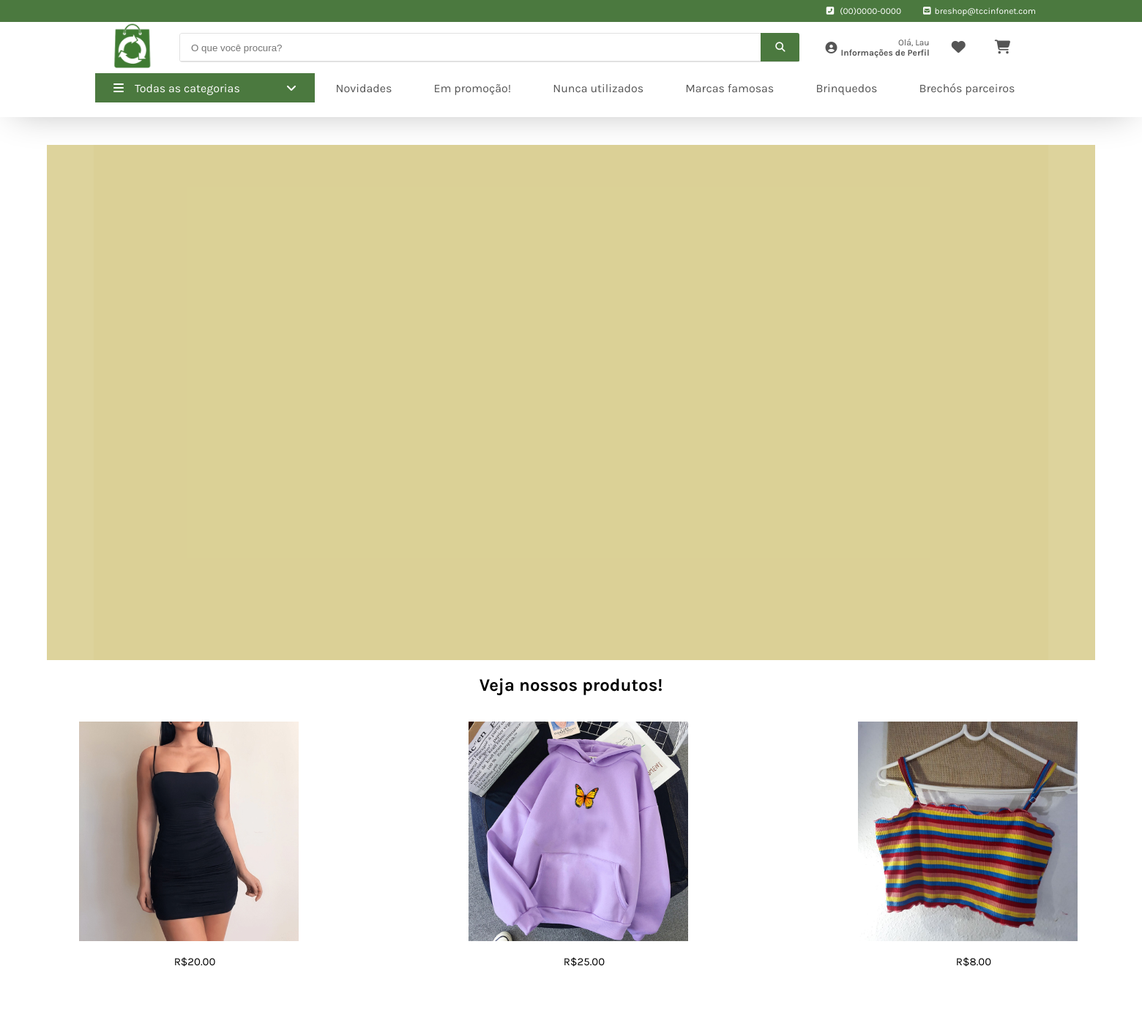
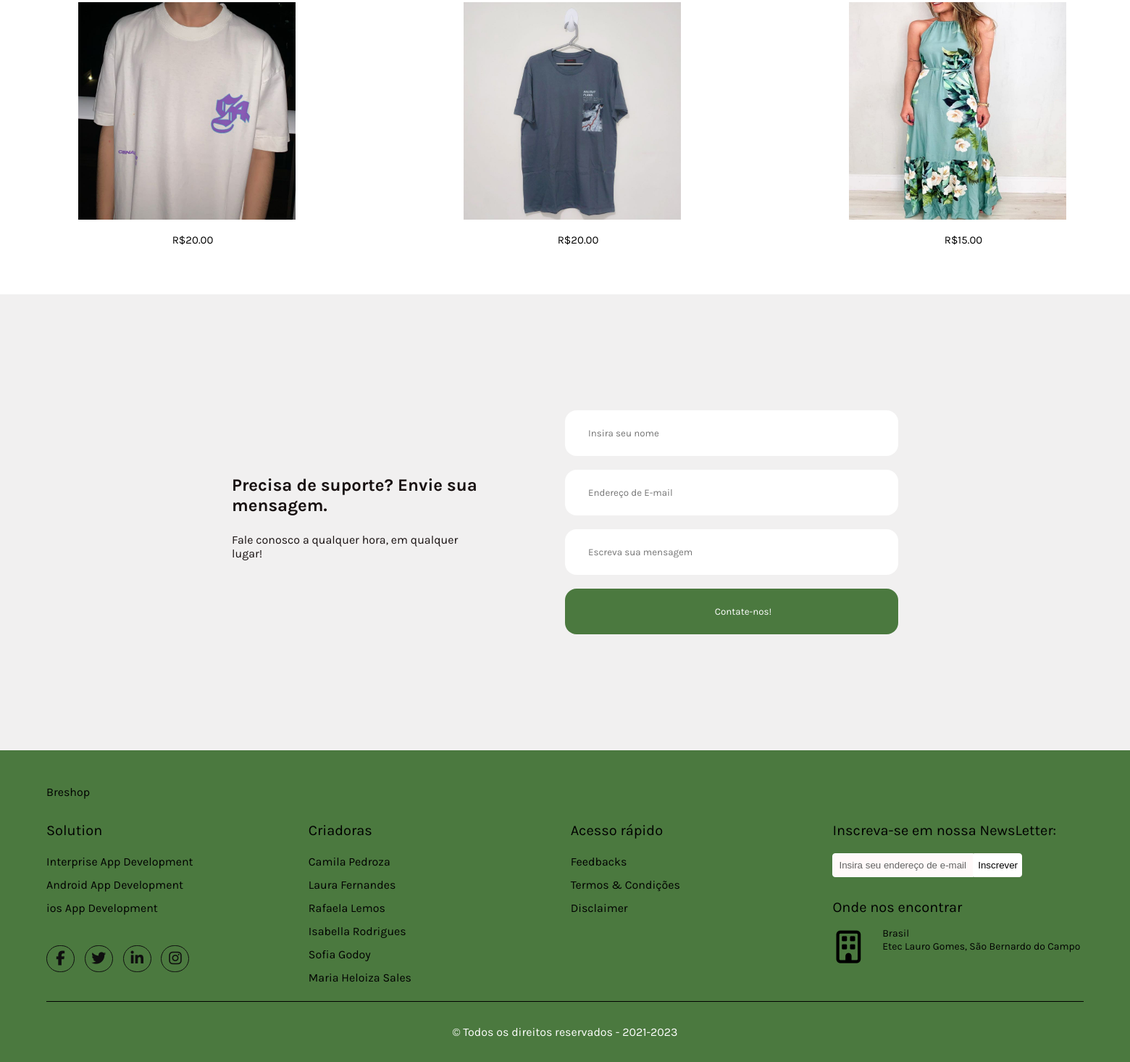
/index/clientes/index.php (signed in), run on the app's committed database (2 pictures, top to bottom).
### tables this page shows
CREATE TABLE IF NOT EXISTS `clientes` (
  `idcliente` int(11) NOT NULL AUTO_INCREMENT,
  `idusuario` int(11) NOT NULL,
  `nome_cliente` varchar(60) NOT NULL,
  `cpf_cliente` char(14) NOT NULL,
  `fone_cliente` char(16) NOT NULL,
  `dta_cadastro_cliente` datetime NOT NULL,
  `foto_perfil` varchar(40) NOT NULL,
  `foto_header` varchar(40) NOT NULL,
  `biografia` varchar(100) NOT NULL,
  PRIMARY KEY (`idcliente`)
);

CREATE TABLE IF NOT EXISTS `produtos` (
  `idproduto` int(11) NOT NULL AUTO_INCREMENT,
  `idcategoria` int(11) NOT NULL,
  `idbrecho` int(11) NOT NULL,
  `nome_produto` varchar(45) NOT NULL,
  `desc_produto` text NOT NULL,
  `valor_prod` decimal(7,2) NOT NULL,
  `status_produto` varchar(40) NOT NULL,
  `sub_categoria` varchar(40) NOT NULL,
  `id_marca` int(11) NOT NULL,
  `img_prod` varchar(40) NOT NULL,
  PRIMARY KEY (`idproduto`),
  UNIQUE KEY `idproduto_UNIQUE` (`idproduto`)
);

### index/clientes/index.php (the view, shortened to what this page needs)
<?php
include "conexao.php";
$login=$_SESSION['idusuario'];
mysqli_query($con,"SET NAMES 'utf8'");
mysqli_query($con,'SET character_set_connection=utf8');
mysqli_query($con,'SET character_set_client=utf8');
mysqli_query($con,'SET character_set_results=utf8');
$comandoprod="SELECT * FROM produtos LIMIT 6";
$resulta = mysqli_query($con,$comandoprod);
$nome = mysqli_query($con,"select * from clientes where idusuario='$login'");
while ($n = mysqli_fetch_array($nome)){
$nomeusu = $n[2];
};
?>
<!DOCTYPE html>
<html lang="en">
<head>
        <link href='https://unpkg.com/boxicons@2.1.4/css/boxicons.min.css' rel='stylesheet'>
        <link rel="stylesheet" href="https://cdnjs.cloudflare.com/ajax/libs/Glide.js/3.6.0/css/glide.theme.css">
        <link rel="stylesheet" href="https://cdnjs.cloudflare.com/ajax/libs/Glide.js/3.6.0/css/glide.core.css">
        <link rel="stylesheet" href="css/styles.css" >
        <link rel="stylesheet" href="https://cdn.jsdelivr.net/npm/bootstrap-icons@1.8.1/font/bootstrap-icons.css">
</head>
<body>
<header>
  <div class="header-content-top">
  <div class="content">
  <span><i class="fas fa-phone-square-alt"></i> (00)0000-0000</span>
  <span><i class="fas fa-envelope-square"></i>breshop@tccinfonet.com</span>
  </div>
  </div>
  <div class="container">
    <strong class="logo"><img src="http://localhost/oficial/img/logo1.png" style="height: 70px; width: 70px;"></strong>
    <label class="open-search" for="open-search">
    <div class="search">
    <form enctype="multipart/form-data" action="<?php $_SERVER['PHP_SELF'] ?>" method="POST">
    <input type="text" name="txtnome" placeholder="O que você procura?" class="input-search"/>
    <button type="submit" class="button-search"><i class="fas fa-search"></i></button>
    </div>
    </label>
    <nav class="nav-content">
    <ul class="nav-content-list">
    <li class="nav-content-item account-login">
    <label class="open-menu-login-account" for="open-menu-login-account">
    <i class="fas fa-user-circle"></i><span class="login-text">Olá, <?php echo $nomeusu;?>
    <strong>Informações de Perfil</strong></span> <span class="item-arrow"></span>
    </label>
    </ul>
    <li class="nav-content-item"><a class="nav-content-link" href="favoritos.php"><i class="fas fa-heart"></i></a></li>
    <li class="nav-content-item"><a class="nav-content-link" href="vercarrinho.php"><i class="fas fa-shopping-cart"></i></a></li>
    </nav>
    </div>
  <div class="nav-container">
    <nav class="all-category-nav">
      <label class="open-menu-all" for="open-menu-all">
        <span class="all-navigator"><i class="fas fa-bars"></i> <span>Todas as categorias</span> <i class="fas fa-angle-down"></i>
        </span>
      </label>
    </nav>
    <nav class="featured-category">
      <ul class="nav-row">
        <li class="nav-row-list"><a href="" class="nav-row-list-link">Novidades</a></li>
        <li class="nav-row-list"><a href="" class="nav-row-list-link">Em promoção!</a></li>
        <li class="nav-row-list"><a href="" class="nav-row-list-link">Nunca utilizados</a></li>
        <li class="nav-row-list"><a href="" class="nav-row-list-link">Marcas famosas</a></li>
        <li class="nav-row-list"><a href="" class="nav-row-list-link">Brinquedos</a></li>
        <li class="nav-row-list"><a href="" class="nav-row-list-link">Brechós parceiros</a></li>
      </ul>
    </nav>
  </div>
  </header>
  <div id="resultado">
  <br><br>
  <div class="hero">
  <div class="glide" id="glide_1">
  <div class="glide__track" data-glide-el="track">
  <ul class="glide__slides">
  <li class="glide__slide">
  <div class="center">
  </div>
  </li>
  <li class="glide__slide">
   <div class="center">
   </div>
   </li>
   </ul>
   </div>
   </div>
   </div>
<div class="products">
<h2 style="text-align: center;">Veja nossos produtos!</h2>
<?php
echo "<table class='vitrine-prods'>";
echo "<tr>";
$cont=0;
while ($registro = mysqli_fetch_array($resulta))
{$cont++;
if ($cont>3)
{ echo "</tr>";
echo "<tr>";
$cont=1;
}
echo "<td>";
echo "<form name=fox action=detalheprod.php  method=POST>";
echo "<div class='row'>";
echo "<div class='col-4'>";
echo "<button type=submit style='all:unset; cursor:pointer; outline:revert;'>";
echo "<img src= http://localhost/oficial/img/$registro[9] style='width:300px; height:300px'> <br>";
echo "</button> <br>";
echo "<p> R$"; print($registro[5]); echo"</p>";
echo "</div>";
echo "</div>";
echo "</form>";}
?>
</table>
</div>
<section class="section contact">
<div class="row">
<div class="col">
<h2> Precisa de suporte? Envie sua mensagem.</h2>
<p>Fale conosco a qualquer hora, em qualquer lugar!</p>
 </div>
<div class="col">
<form action="phpcontato.php" method="post">
<input type="text" placeholder="Insira seu nome" name="nomeID"> <br><br>
<input type="email" placeholder="Endereço de E-mail" name="emailID"> <br><br>
<input type="text-box" placeholder="Escreva sua mensagem" name="msg"> <br><br>
<input type="submit" class="btn btn-1" value="Contate-nos!">
</div>
</div>
</div>
<footer>
       <div>
            <span class="logo">Breshop</span>
       </div>
       <div class="row">
            <div class="col-3">
                <span class="footer-cat">Solution</span>
                <ul class="footer-cat-links">
                    <li><a href=""><span>Interprise App Development</span></a></li>
                    <li><a href=""><span>Android App Development</span></a></li>
                    <li><a href=""><span>ios App Development</span></a></li>
                </ul>
            </div>
            <div class="col-3">
                <span class="footer-cat">Criadoras</span>
                <ul class="footer-cat-links">
                    <li><a href="https://www.instagram.com/camspedroza/"><span>Camila Pedroza</span></a></li>
                    <li><a href="https://www.instagram.com/llfernandesb/"><span>Laura Fernandes</span></a></li>
                    <li><a href="https://www.instagram.com/rafafranlemos/"><span>Rafaela Lemos</span></a></li>
                    <li><a href="https://www.instagram.com/bellarodguez/"><span>Isabella Rodrigues</span></a></li>
                    <li><a href="https://www.instagram.com/godoysofis/"><span>Sofia Godoy</span></a></li>
                    <li><a href="https://www.instagram.com/mariaheloizasc/"><span>Maria Heloiza Sales</span></a></li>
                </ul>
            </div>
            <div class="col-3">
                <span class="footer-cat">Acesso rápido</span>
                <ul class="footer-cat-links">
                    <li><a href=""><span>Feedbacks</span></a></li>
                    <li><a href=""><span>Termos & Condições</span></a></li>
                    <li><a href=""><span>Disclaimer</span></a></li>
                </ul>
            </div>
            <div class="col-3" id="newsletter">
                <span class="footer-cat">Inscreva-se em nossa NewsLetter:</span>
                <form id="subscribe">
                    <input type="email" id="subscriber-email" placeholder="Insira seu endereço de e-mail"/>
                    <input type="submit" value="Inscrever" id="btn-scribe"/>
                </form>
                <div id="address">
                    <span class="footer-cat">Onde nos encontrar</span>
                    <ul>
                        <li>
                            <i class="far fa-building"></i>
                            <div>Brasil<br/>
                            Etec Lauro Gomes, São Bernardo do Campo</div>
                        </li>
                    </ul>
                </div>
            </div>
            <div class="social-links social-1 col-6">
                <a href=""><i class="fab fa-facebook-f"></i></a>
                <a href=""><i class="fab fa-twitter"></i></a>
                <a href=""><i class="fab fa-linkedin-in"></i></a>
                <a href=""><i class="fab fa-instagram"></i></a>
            </div>
       </div>
       <div id="copyright">
           &copy; Todos os direitos reservados - 2021-2023
       </div>
    </footer>
</body>
</html>

### data on the page
clientes: nome_cliente "Lau"
produtos: img_prod (picture), valor_prod "20.00"
produtos: img_prod (picture), valor_prod "25.00"
produtos: img_prod (picture), valor_prod "8.00"
produtos: img_prod (picture), valor_prod "20.00"
produtos: img_prod (picture), valor_prod "20.00"
produtos: img_prod (picture), valor_prod "15.00"
